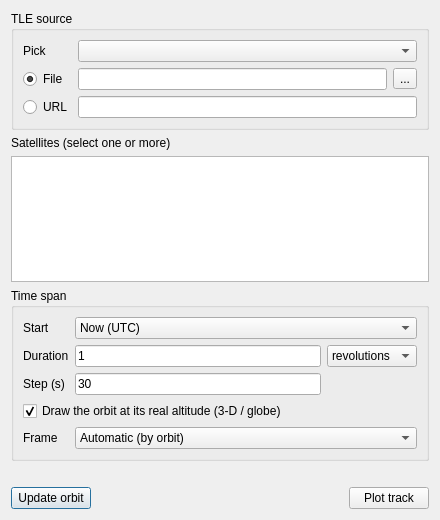
<?xml version="1.0" encoding="UTF-8"?>
<ui version="4.0">
 <class>SatelliteDialog</class>
 <widget class="QDialog" name="SatelliteDialog">
  <property name="geometry">
   <rect>
    <x>0</x>
    <y>0</y>
    <width>440</width>
    <height>520</height>
   </rect>
  </property>
  <property name="windowTitle">
   <string>Satellite ground tracks</string>
  </property>
  <layout class="QVBoxLayout" name="verticalLayout_main">
   <item>
    <widget class="QGroupBox" name="gb_source">
     <property name="title">
      <string>TLE source</string>
     </property>
     <layout class="QGridLayout" name="gridLayout_source">
      <item row="0" column="0">
       <widget class="QLabel" name="lbl_preset">
        <property name="text">
         <string>Pick</string>
        </property>
       </widget>
      </item>
      <item row="0" column="1" colspan="2">
       <widget class="QComboBox" name="cb_preset">
        <property name="toolTip">
         <string>A ready-made Celestrak query. Picking one fills the URL box below, which you can then edit freely.</string>
        </property>
       </widget>
      </item>
      <item row="1" column="0">
       <widget class="QRadioButton" name="rb_file">
        <property name="text">
         <string>File</string>
        </property>
        <property name="checked">
         <bool>true</bool>
        </property>
       </widget>
      </item>
      <item row="1" column="1">
       <widget class="QLineEdit" name="le_file">
        <property name="toolTip">
         <string>A two- or three-line-element file (Celestrak/Space-Track download, or your own)</string>
        </property>
       </widget>
      </item>
      <item row="1" column="2">
       <widget class="QToolButton" name="btn_browse">
        <property name="toolTip">
         <string>Browse for a TLE file</string>
        </property>
        <property name="text">
         <string>...</string>
        </property>
       </widget>
      </item>
      <item row="2" column="0">
       <widget class="QRadioButton" name="rb_url">
        <property name="text">
         <string>URL</string>
        </property>
       </widget>
      </item>
      <item row="2" column="1" colspan="2">
       <widget class="QLineEdit" name="le_url">
        <property name="toolTip">
         <string>Any URL that returns TLE text. Edit it freely — nothing here is hard-wired to a particular service.</string>
        </property>
       </widget>
      </item>
     </layout>
    </widget>
   </item>
   <item>
    <widget class="QLabel" name="lbl_sats">
     <property name="text">
      <string>Satellites (select one or more)</string>
     </property>
    </widget>
   </item>
   <item>
    <widget class="QListWidget" name="lw_sats">
     <property name="toolTip">
      <string>Every TLE found in the source. Ctrl/Shift-click to pick several.</string>
     </property>
     <property name="selectionMode">
      <enum>QAbstractItemView::SelectionMode::ExtendedSelection</enum>
     </property>
    </widget>
   </item>
   <item>
    <widget class="QGroupBox" name="gb_span">
     <property name="title">
      <string>Time span</string>
     </property>
     <layout class="QGridLayout" name="gridLayout_span">
      <item row="0" column="0">
       <widget class="QLabel" name="lbl_start">
        <property name="text">
         <string>Start</string>
        </property>
       </widget>
      </item>
      <item row="0" column="1" colspan="2">
       <widget class="QComboBox" name="cb_start">
        <property name="toolTip">
         <string>A TLE is only good for a few days either side of its own epoch. &quot;Now&quot; runs the span BACK from this instant, so the track ENDS where the satellite is right now — which is where the spacecraft model is planted.</string>
        </property>
        <property name="currentIndex">
         <number>1</number>
        </property>
        <item>
         <property name="text">
          <string>TLE epoch</string>
         </property>
        </item>
        <item>
         <property name="text">
          <string>Now (UTC)</string>
         </property>
        </item>
       </widget>
      </item>
      <item row="1" column="0">
       <widget class="QLabel" name="lbl_span">
        <property name="text">
         <string>Duration</string>
        </property>
       </widget>
      </item>
      <item row="1" column="1">
       <widget class="QLineEdit" name="le_span">
        <property name="text">
         <string>1</string>
        </property>
       </widget>
      </item>
      <item row="1" column="2">
       <widget class="QComboBox" name="cb_spanmode">
        <item>
         <property name="text">
          <string>revolutions</string>
         </property>
        </item>
        <item>
         <property name="text">
          <string>minutes</string>
         </property>
        </item>
        <item>
         <property name="text">
          <string>hours</string>
         </property>
        </item>
       </widget>
      </item>
      <item row="2" column="0">
       <widget class="QLabel" name="lbl_step">
        <property name="text">
         <string>Step (s)</string>
        </property>
       </widget>
      </item>
      <item row="2" column="1">
       <widget class="QLineEdit" name="le_step">
        <property name="toolTip">
         <string>Sampling interval along the track. 30 s keeps a low-earth track smooth.</string>
        </property>
        <property name="text">
         <string>30</string>
        </property>
       </widget>
      </item>
      <item row="3" column="0" colspan="3">
       <widget class="QCheckBox" name="cb_altitude">
        <property name="toolTip">
         <string>On: the orbit is a 3-D curve at the satellite's true height, so it rises off the globe in 3-D. Off: it is drawn flat on the map as a plain ground track.</string>
        </property>
        <property name="text">
         <string>Draw the orbit at its real altitude (3-D / globe)</string>
        </property>
        <property name="checked">
         <bool>true</bool>
        </property>
       </widget>
      </item>
      <item row="4" column="0">
       <widget class="QLabel" name="lbl_frame">
        <property name="text">
         <string>Frame</string>
        </property>
       </widget>
      </item>
      <item row="4" column="1" colspan="2">
       <widget class="QComboBox" name="cb_frame">
        <property name="toolTip">
         <string>WHICH curve the 3-D orbit is. Earth-fixed: where the satellite goes over the PLANET — every revolution lands further west, so a low orbit walks around the globe. Inertial: the orbit itself, the closed path around the Earth; the only one that shows an orbit for a geostationary satellite, which does not move over the ground at all. Automatic picks inertial for a geosynchronous orbit and Earth-fixed for everything else.</string>
        </property>
        <item>
         <property name="text">
          <string>Automatic (by orbit)</string>
         </property>
        </item>
        <item>
         <property name="text">
          <string>Earth-fixed (over the ground)</string>
         </property>
        </item>
        <item>
         <property name="text">
          <string>Inertial (the orbital plane)</string>
         </property>
        </item>
       </widget>
      </item>
     </layout>
    </widget>
   </item>
   <item>
    <widget class="QLabel" name="lbl_status">
     <property name="text">
      <string/>
     </property>
     <property name="wordWrap">
      <bool>true</bool>
     </property>
    </widget>
   </item>
   <item>
    <layout class="QHBoxLayout" name="horizontalLayout_buttons">
     <item>
      <widget class="QPushButton" name="btn_update">
       <property name="toolTip">
        <string>Re-propagate what is plotted up to THIS instant: the track ends at the current UTC time and the spacecraft moves to where it is now.</string>
       </property>
       <property name="text">
        <string>Update orbit</string>
       </property>
      </widget>
     </item>
     <item>
      <spacer name="spacer_buttons">
       <property name="orientation">
        <enum>Qt::Orientation::Horizontal</enum>
       </property>
       <property name="sizeHint" stdset="0">
        <size>
         <width>40</width>
         <height>20</height>
        </size>
       </property>
      </spacer>
     </item>
     <item>
      <widget class="QPushButton" name="btn_plot">
       <property name="text">
        <string>Plot track</string>
       </property>
      </widget>
     </item>
    </layout>
   </item>
  </layout>
 </widget>
 <resources/>
 <connections/>
</ui>
